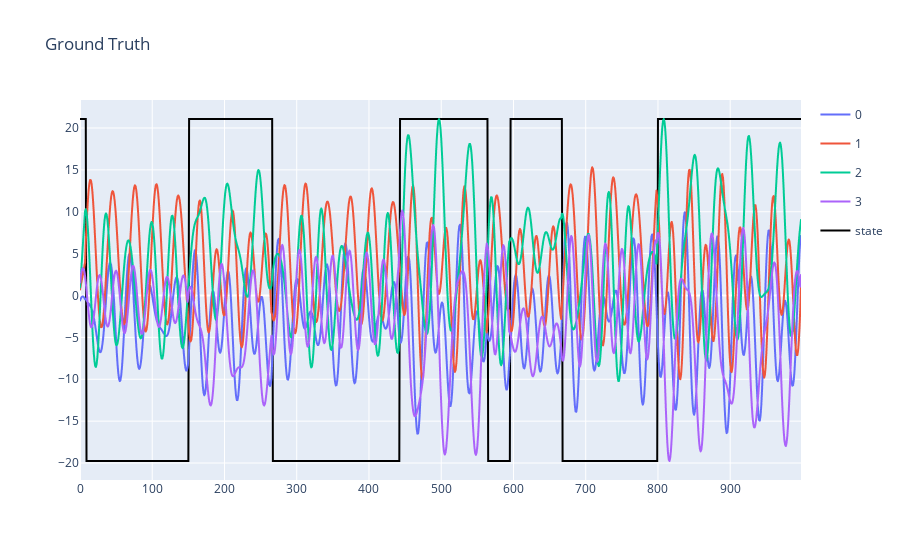
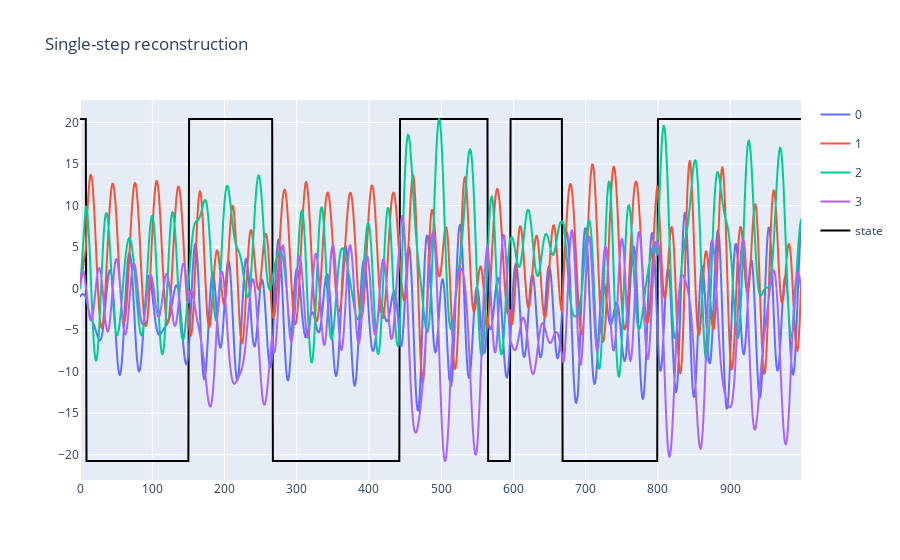
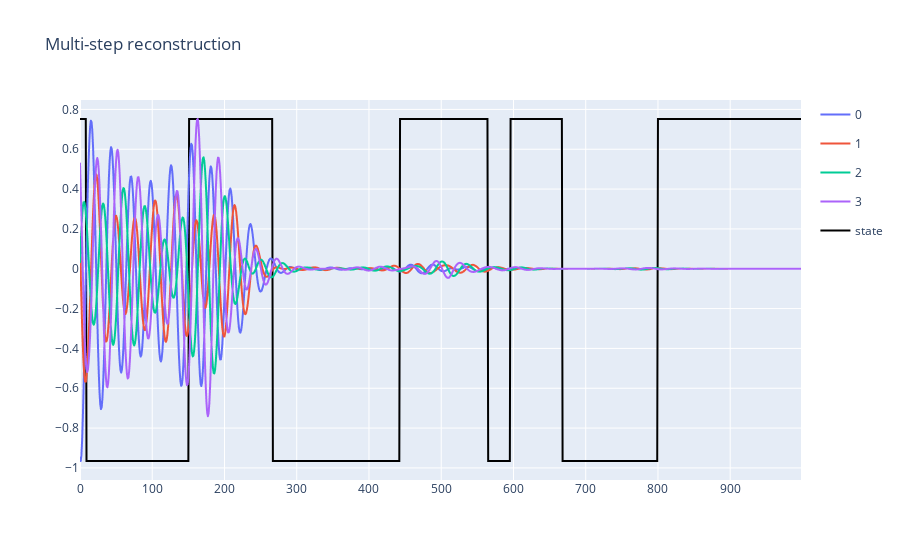
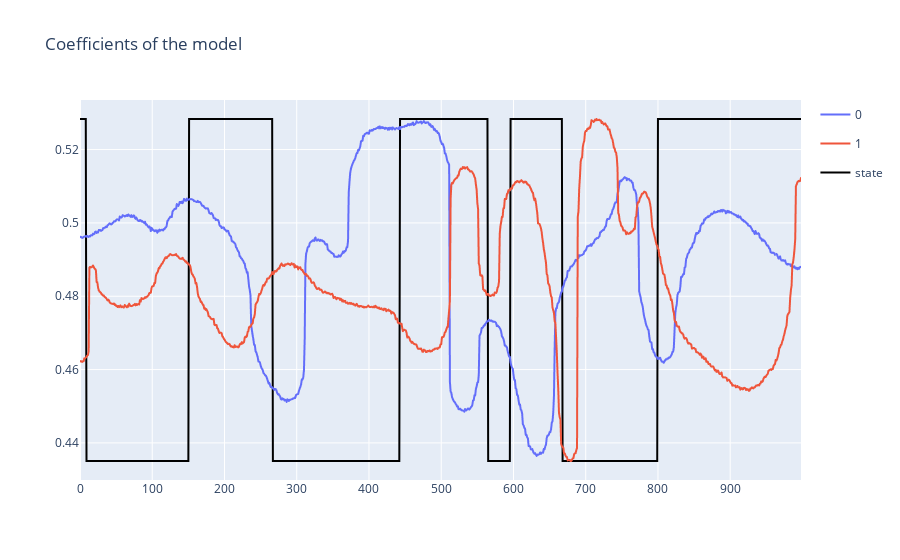

The code cell stored with these charts, in order, in its notebook:
### Code cell
util.plotting(X2.T, title='Ground Truth', plot_states=True, states=states)
util.plotting(torch.stack(X2_hat).squeeze(), title='Single-step reconstruction', plot_states=True, states=states)
util.plotting(torch.stack(X2_hat_multi[1:]).squeeze(), plot_states=True, states=states, title='Multi-step reconstruction')

coefficients = np.array([c.detach().numpy() for c in simple_model.coeffs])

util.plotting(coefficients.T, plot_states=True, states=states, title='Coefficients of the model')

### Figure 1 — Plotly figure (JSON) as saved in the notebook; plotly's stock layout.template omitted (floating-point values rounded to 4 significant figures; data arrays with more than 128 entries replaced by an {"elided": "..."} marker saying what was removed)
{"data": [{"hovertemplate": "variable=0<br>index=%{x}<br>value=%{y}<extra></extra>", "legendgroup": "0", "line": {"color": "#636efa", "dash": "solid"}, "marker": {"symbol": "circle"}, "mode": "lines", "name": "0", "showlegend": true, "type": "scattergl", "x": {"elided": "999 int values"}, "xaxis": "x", "y": {"elided": "999 float values"}, "yaxis": "y"}, {"hovertemplate": "variable=1<br>index=%{x}<br>value=%{y}<extra></extra>", "legendgroup": "1", "line": {"color": "#EF553B", "dash": "solid"}, "marker": {"symbol": "circle"}, "mode": "lines", "name": "1", "showlegend": true, "type": "scattergl", "x": {"elided": "999 int values"}, "xaxis": "x", "y": {"elided": "999 float values"}, "yaxis": "y"}, {"hovertemplate": "variable=2<br>index=%{x}<br>value=%{y}<extra></extra>", "legendgroup": "2", "line": {"color": "#00cc96", "dash": "solid"}, "marker": {"symbol": "circle"}, "mode": "lines", "name": "2", "showlegend": true, "type": "scattergl", "x": {"elided": "999 int values"}, "xaxis": "x", "y": {"elided": "999 float values"}, "yaxis": "y"}, {"hovertemplate": "variable=3<br>index=%{x}<br>value=%{y}<extra></extra>", "legendgroup": "3", "line": {"color": "#ab63fa", "dash": "solid"}, "marker": {"symbol": "circle"}, "mode": "lines", "name": "3", "showlegend": true, "type": "scattergl", "x": {"elided": "999 int values"}, "xaxis": "x", "y": {"elided": "999 float values"}, "yaxis": "y"}, {"line": {"color": "black", "width": 2}, "mode": "lines", "name": "state", "type": "scatter", "x": {"elided": "999 int values"}, "y": {"elided": "1000 float values"}}], "layout": {"title": {"text": "Ground Truth"}}}

### Figure 2 — Plotly figure (JSON) as saved in the notebook; plotly's stock layout.template omitted (floating-point values rounded to 4 significant figures; data arrays with more than 128 entries replaced by an {"elided": "..."} marker saying what was removed)
{"data": [{"hovertemplate": "variable=0<br>index=%{x}<br>value=%{y}<extra></extra>", "legendgroup": "0", "line": {"color": "#636efa", "dash": "solid"}, "marker": {"symbol": "circle"}, "mode": "lines", "name": "0", "showlegend": true, "type": "scattergl", "x": {"elided": "999 int values"}, "xaxis": "x", "y": {"elided": "999 float values"}, "yaxis": "y"}, {"hovertemplate": "variable=1<br>index=%{x}<br>value=%{y}<extra></extra>", "legendgroup": "1", "line": {"color": "#EF553B", "dash": "solid"}, "marker": {"symbol": "circle"}, "mode": "lines", "name": "1", "showlegend": true, "type": "scattergl", "x": {"elided": "999 int values"}, "xaxis": "x", "y": {"elided": "999 float values"}, "yaxis": "y"}, {"hovertemplate": "variable=2<br>index=%{x}<br>value=%{y}<extra></extra>", "legendgroup": "2", "line": {"color": "#00cc96", "dash": "solid"}, "marker": {"symbol": "circle"}, "mode": "lines", "name": "2", "showlegend": true, "type": "scattergl", "x": {"elided": "999 int values"}, "xaxis": "x", "y": {"elided": "999 float values"}, "yaxis": "y"}, {"hovertemplate": "variable=3<br>index=%{x}<br>value=%{y}<extra></extra>", "legendgroup": "3", "line": {"color": "#ab63fa", "dash": "solid"}, "marker": {"symbol": "circle"}, "mode": "lines", "name": "3", "showlegend": true, "type": "scattergl", "x": {"elided": "999 int values"}, "xaxis": "x", "y": {"elided": "999 float values"}, "yaxis": "y"}, {"line": {"color": "black", "width": 2}, "mode": "lines", "name": "state", "type": "scatter", "x": {"elided": "999 int values"}, "y": {"elided": "1000 float values"}}], "layout": {"title": {"text": "Single-step reconstruction"}}}

### Figure 3 — Plotly figure (JSON) as saved in the notebook; plotly's stock layout.template omitted (floating-point values rounded to 4 significant figures; data arrays with more than 128 entries replaced by an {"elided": "..."} marker saying what was removed)
{"data": [{"hovertemplate": "variable=0<br>index=%{x}<br>value=%{y}<extra></extra>", "legendgroup": "0", "line": {"color": "#636efa", "dash": "solid"}, "marker": {"symbol": "circle"}, "mode": "lines", "name": "0", "showlegend": true, "type": "scattergl", "x": {"elided": "999 int values"}, "xaxis": "x", "y": {"elided": "999 float values"}, "yaxis": "y"}, {"hovertemplate": "variable=1<br>index=%{x}<br>value=%{y}<extra></extra>", "legendgroup": "1", "line": {"color": "#EF553B", "dash": "solid"}, "marker": {"symbol": "circle"}, "mode": "lines", "name": "1", "showlegend": true, "type": "scattergl", "x": {"elided": "999 int values"}, "xaxis": "x", "y": {"elided": "999 float values"}, "yaxis": "y"}, {"hovertemplate": "variable=2<br>index=%{x}<br>value=%{y}<extra></extra>", "legendgroup": "2", "line": {"color": "#00cc96", "dash": "solid"}, "marker": {"symbol": "circle"}, "mode": "lines", "name": "2", "showlegend": true, "type": "scattergl", "x": {"elided": "999 int values"}, "xaxis": "x", "y": {"elided": "999 float values"}, "yaxis": "y"}, {"hovertemplate": "variable=3<br>index=%{x}<br>value=%{y}<extra></extra>", "legendgroup": "3", "line": {"color": "#ab63fa", "dash": "solid"}, "marker": {"symbol": "circle"}, "mode": "lines", "name": "3", "showlegend": true, "type": "scattergl", "x": {"elided": "999 int values"}, "xaxis": "x", "y": {"elided": "999 float values"}, "yaxis": "y"}, {"line": {"color": "black", "width": 2}, "mode": "lines", "name": "state", "type": "scatter", "x": {"elided": "999 int values"}, "y": {"elided": "1000 float values"}}], "layout": {"title": {"text": "Multi-step reconstruction"}}}

### Figure 4 — Plotly figure (JSON) as saved in the notebook; plotly's stock layout.template omitted (floating-point values rounded to 4 significant figures; data arrays with more than 128 entries replaced by an {"elided": "..."} marker saying what was removed)
{"data": [{"hovertemplate": "variable=0<br>index=%{x}<br>value=%{y}<extra></extra>", "legendgroup": "0", "line": {"color": "#636efa", "dash": "solid"}, "marker": {"symbol": "circle"}, "mode": "lines", "name": "0", "showlegend": true, "type": "scattergl", "x": {"elided": "999 int values"}, "xaxis": "x", "y": {"elided": "999 float values"}, "yaxis": "y"}, {"hovertemplate": "variable=1<br>index=%{x}<br>value=%{y}<extra></extra>", "legendgroup": "1", "line": {"color": "#EF553B", "dash": "solid"}, "marker": {"symbol": "circle"}, "mode": "lines", "name": "1", "showlegend": true, "type": "scattergl", "x": {"elided": "999 int values"}, "xaxis": "x", "y": {"elided": "999 float values"}, "yaxis": "y"}, {"line": {"color": "black", "width": 2}, "mode": "lines", "name": "state", "type": "scatter", "x": {"elided": "999 int values"}, "y": {"elided": "1000 float values"}}], "layout": {"title": {"text": "Coefficients of the model"}}}
